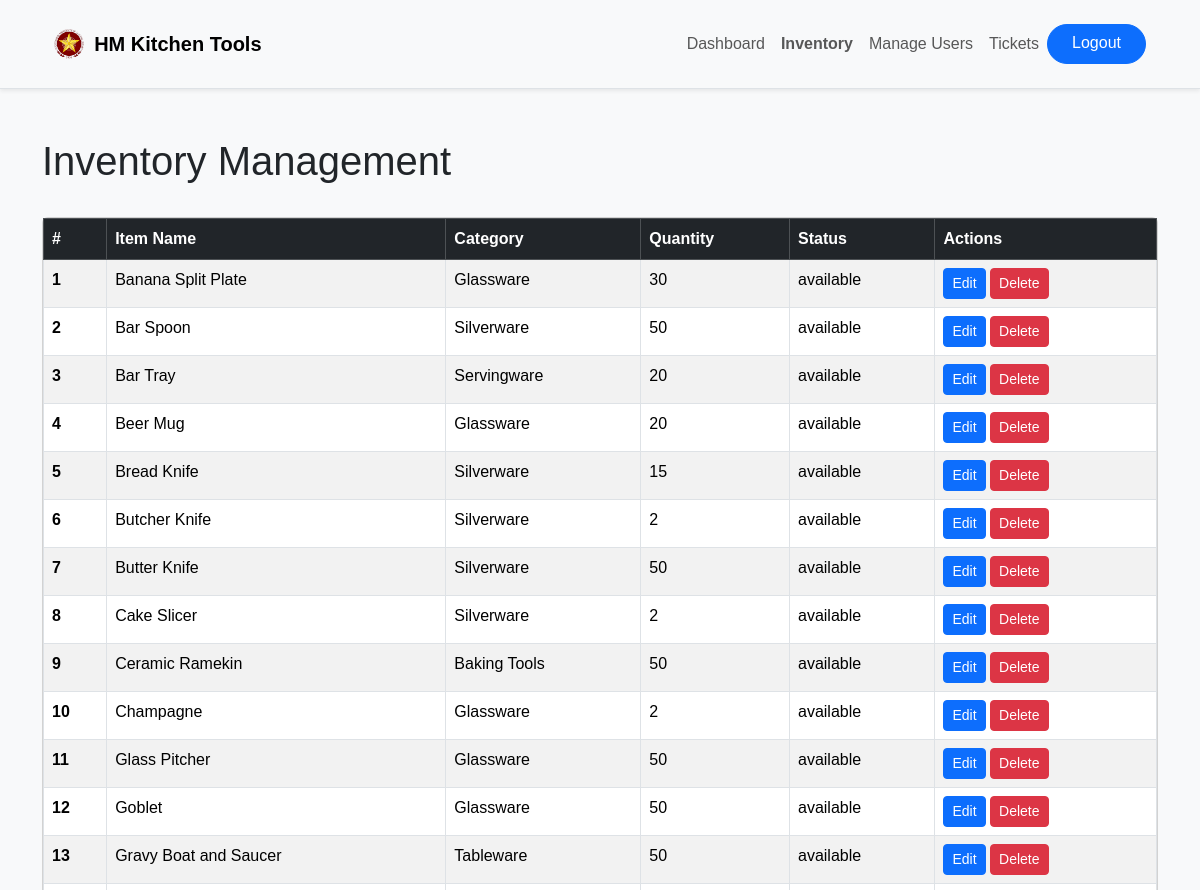
Before: /inventory.php (signed in, upper part) with the older database file.
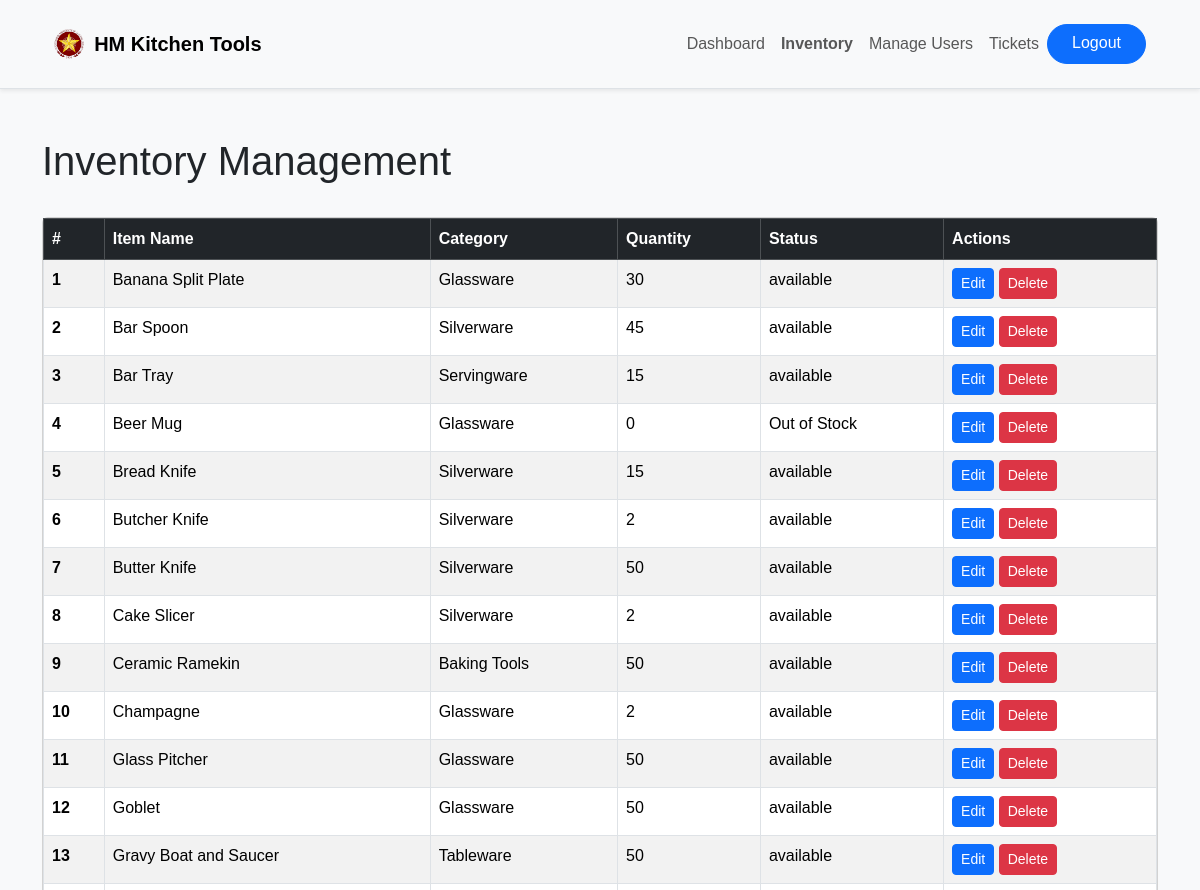
After: the same page with the newer database file.
### tables this page shows
CREATE TABLE `tools` (
  `tool_id` int(11) NOT NULL,
  `tool_name` varchar(255) NOT NULL,
  `category` varchar(255) DEFAULT NULL,
  `stock_quantity` int(11) DEFAULT NULL,
  `image_url` varchar(255) DEFAULT NULL,
  `status` enum('available','out_of_stock') DEFAULT 'available'
);

### inventory.php (the view, shortened to what this page needs)
<?php
require 'conn.php';
$sql = "SELECT * FROM tools";
$result = $conn->query($sql);
?>
<!DOCTYPE html>
<html lang="en">
<head>
    <link href="https://cdn.jsdelivr.net/npm/bootstrap@5.3.3/dist/css/bootstrap.min.css" rel="stylesheet">
    <link href="css/otheradmins.css" rel="stylesheet">
</head>
<body>
    <header class="bg-light border-bottom py-3 shadow-sm">
        <div class="container">
            <nav class="navbar navbar-expand-lg navbar-light bg-light">
                <div class="container-fluid">
                    <a class="navbar-brand d-flex align-items-center" href="#">
                        <img src="images/puplogo.png" alt="Logo" class="center-img" style="height: 30px; margin-right: 10px;">
                        <span class="fw-bold">HM Kitchen Tools</span>
                    </a>
                    <div class="collapse navbar-collapse" id="navbarNav">
                        <ul class="navbar-nav ms-auto mb-2 mb-lg-0">
                            <li class="nav-item"><a class="nav-link" href="admin.php">Dashboard</a></li>
                            <li class="nav-item"><a class="nav-link fw-bold" href="">Inventory</a></li>
                            <li class="nav-item"><a class="nav-link" href="manageuser.php">Manage Users</a></li>
                            <li class="nav-item"><a class="nav-link" href="ticket.php">Tickets</a></li>
                            <a href="?logout=true" class="btn btn-primary rounded-pill px-4">Logout</a>
                        </ul>
                    </div>
                </div>
            </nav>
        </div>
    </header>
    <div class="container mt-5">
        <h1>Inventory Management</h1>
        <div class="row">
            <div class="col-md-12">
                <div class="card mt-4">
                <div class="table-responsive">
                    <table class="table table-bordered table-striped">
                        <thead class="table-dark">
                                <tr>
                                    <th scope="col">#</th>
                                    <th scope="col">Item Name</th>
                                    <th scope="col">Category</th>
                                    <th scope="col">Quantity</th>
                                    <th scope="col">Status</th>
                                    <th scope="col">Actions</th>
                                </tr>
                            </thead>
                            <tbody>
                                <?php
                                if ($result->num_rows > 0) {
                                    while($row = $result->fetch_assoc()) {
                                        echo "<tr>";
                                        echo "<th scope='row'>" . $row['tool_id'] . "</th>";
                                        echo "<td>" . $row['tool_name'] . "</td>";
                                        echo "<td>" . $row['category'] . "</td>";
                                        echo "<td>" . $row['stock_quantity'] . "</td>";
                                        echo "<td>" . ($row['stock_quantity'] == 0 ? 'Out of Stock' : $row['status']) . "</td>";
                                        echo "<td>";
                                        echo "<button class='btn btn-primary btn-sm'>Edit</button> ";
                                        echo "<form action='delete_item.php' method='POST' style='display:inline-block;'>";
                                        echo "<button type='submit' class='btn btn-danger btn-sm'>Delete</button>";
                                        echo "</form>";
                                        echo "</td>";
                                        echo "</tr>";
                                    }
                                } else {
                                    echo "<tr><td colspan='6' class='text-center'>No inventory items found.</td></tr>";
                                }
                                ?>
                            </tbody>
                        </table>
                    </div>
                </div>
                </div>
            </div>
        </div>
    </body>
</html>

### css/otheradmins.css (style rules this page uses)
body { font-family: Arial, sans-serif; background-color: #f8f9fa; margin: 0; padding: 0; }

Changed rows visible on the page:
changed tools "Bar Spoon": stock_quantity "50" → "45"
changed tools "Bar Tray": stock_quantity "20" → "15"
changed tools "Beer Mug": stock_quantity "20" → "0"; status "available" → (not shown); now shows "Out of Stock"
